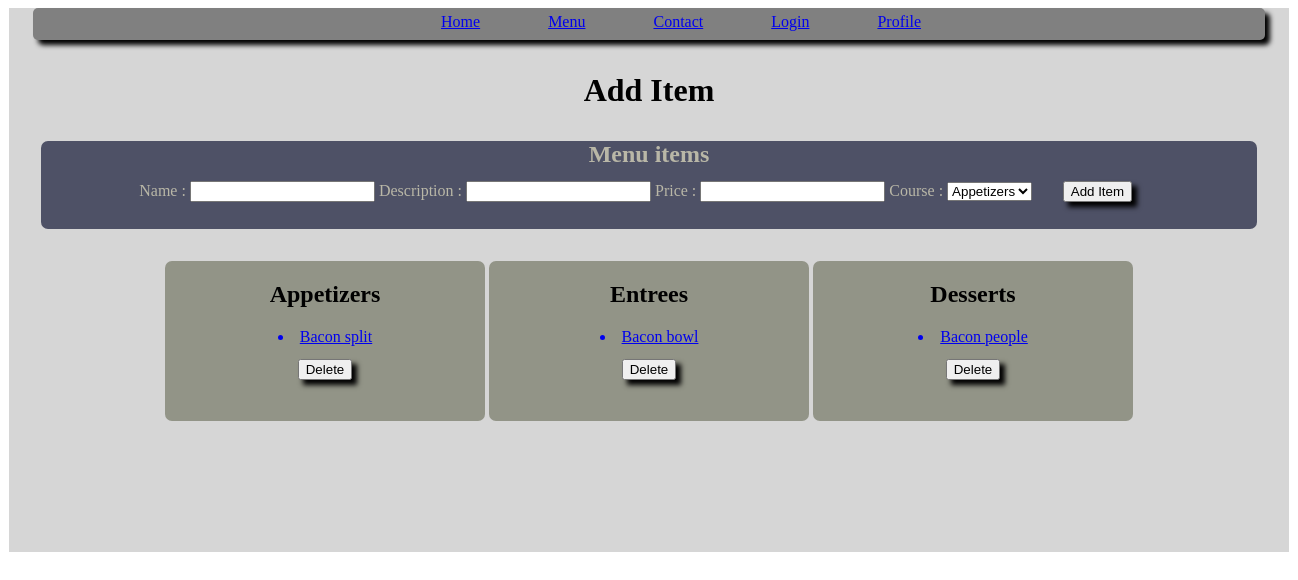
Page /add_food on the committed database.
### group_app/models.py (models this page shows)
class Item(models.Model):
    course = models.CharField(max_length=45)
    name = models.CharField(max_length=50)
    desc = models.TextField(max_length=100)
    price = models.FloatField()
    made_by = models.ManyToManyField(User, related_name="made_items")
    created_at = models.DateTimeField(auto_now_add=True)
    updated_at = models.DateTimeField(auto_now=True)
    objects = ItemManager()

### group_app/views.py (the view)
# urls.py: path('add_food',views.add_food),
def add_food(request):
    items=Item.objects.all()
    context={
        "items":items,
    }
    return render(request,'add_food.html',context)

### group_app/templates/add_food.html (shortened to what this page needs)
<!DOCTYPE html>
<html lang="en">
<head>
    {%load static%}
    <link rel="stylesheet" href="{% static 'css/profile.css'%}?{% now 'U' %}">
</head>
<body>
    <div class= container>
        <div class='header-bar'>
            <div class='bar-item'> <a href="/">Home</a></div>
            <div class='bar-item'> <a href="menu">Menu</a></div>
            <div class='bar-item'> <a href="contact">Contact</a></div>
            {%if request.session.user_id%}
                <div class='bar-item'> <a href="logout">Logout</a></div>
                {%else%}
                <div class='bar-item'> <a href="login">Login</a></div>
            {%endif%}
            <div class='bar-item'> <a href="profile">Profile</a></div>
        </div>
        <h1>Add Item </h1>
        <div class=food-form>
        <form action="handle_add_food" class = 'add-form' method='post'>
            <h2 class='add-header' >Menu items </h2>
            <label for="name">Name :</label>
            <input type="text" name="name" id="name">
            <label for="desc">Description :</label>
            <input type="text" name="desc" id="desc">
            <label for="price">Price :</label>
            <input type="number" name="price" id="price">
            <label for="course">Course :</label>
            <select name="course" id="course">
                <option value="Appetizers">Appetizers</option>
            </select>
            <button type="submit">Add Item </button>
        </form>
    </div>
    <div class=food-box>
        <div class='food'>
            <h2>Appetizers</h2>
            {%for item in items%}
            {%if item.course == 'Appetizers' %}
            <a href='edit_item/{{item.id}}'><li>{{item.name}}</li></a>
                <form action="delete_food/{{item.id}}">
                    <button type="submit">Delete</button>
                </form>
            {%endif%}
            {%endfor%}
        </div>
        <div class='food'>
            <h2>Entrees</h2>
            {%for item in items%}
            {%if item.course == 'Entrees' %}
            <a href='edit_item/{{item.id}}'><li>{{item.name}}</li></a>
            <form action="delete_food/{{item.id}}">
                <button type="submit">Delete</button>
            </form>
            {%endif%}
            {%endfor%}
        </div>
        <div class='food'>
            <h2>Desserts</h2>
            {%for item in items%}
            {%if item.course == 'Desserts' %}
            <a href='edit_item/{{item.id}}'><li>{{item.name}}</li></a>
            <form action="delete_food/{{item.id}}">
                <button type="submit">Delete</button>
            </form>
            {%endif%}
            {%endfor%}
        </div>
    </div>
</div>
</body>
</html>

### group_app/static/css/profile.css (style rules this page uses)
.header-bar { text-align: center; margin: auto; width: 77em; height: 2em; background-color: gray; box-shadow: 5px 5px 5px; border-radius: 5px; }
.bar-item a { background-color: gray; }
.bar-item { text-align: center; margin-top:.33em; margin-left: 4em; display: inline-block; }
.container { display: contain; background-color: rgb(214, 214, 214); margin: auto; height: 34em; width: 80em; }
h1 { margin: auto; margin: 1em; text-align: center; }
button { box-shadow: 5px 5px 5px; margin: 1em 2em 2em 2em; }
.add-header { text-align: center; margin: auto; }
.add-form { border-radius: 7px 7px 7px 7px; color: #B9B7A7; margin: 2em; background-color: #4E5166; display: block; text-align: center; }
.food { border-radius: 7px 7px 7px 7px; margin: auto; text-align: center; display: inline-block; height: 10em; width: 20em; overflow: scroll; background-color: #929487; }
.food-box { text-align: center; }

### rows in the picture
Item: name "Bacon split"
Item: name "Bacon bowl"
Item: name "Bacon people"
